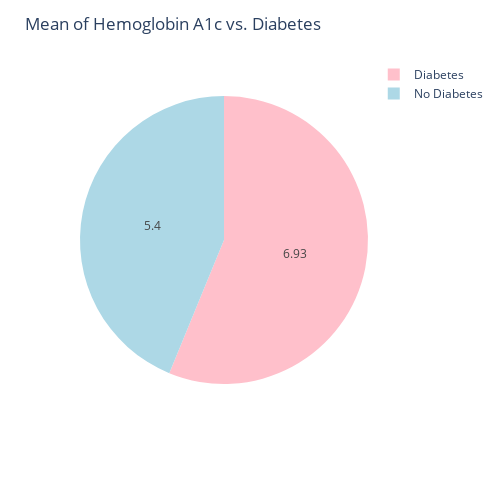

Notebook code for this chart:
### Code cell
fig = px.pie(hba_diab_count.round(2), values="HbA1c_level", names=hba_diab_count.index, color_discrete_sequence=["pink", "lightblue"])
fig.update_layout(width=500, height=500, title_text="Mean of Hemoglobin A1c vs. Diabetes")
fig.update_traces(textposition='inside', textinfo='value')

### Figure 1 — Plotly figure (JSON) as saved in the notebook; plotly's stock layout.template omitted (floating-point values rounded to 4 significant figures)
{"data": [{"domain": {"x": [0, 1], "y": [0, 1]}, "hovertemplate": "index=%{label}<br>HbA1c_level=%{value}<extra></extra>", "labels": ["No Diabetes", "Diabetes"], "legendgroup": "", "name": "", "showlegend": true, "textinfo": "value", "textposition": "inside", "type": "pie", "values": [5.4, 6.93]}], "layout": {"height": 500, "legend": {"tracegroupgap": 0}, "margin": {"t": 60}, "piecolorway": ["pink", "lightblue"], "title": {"text": "Mean of Hemoglobin A1c vs. Diabetes"}, "width": 500}}
